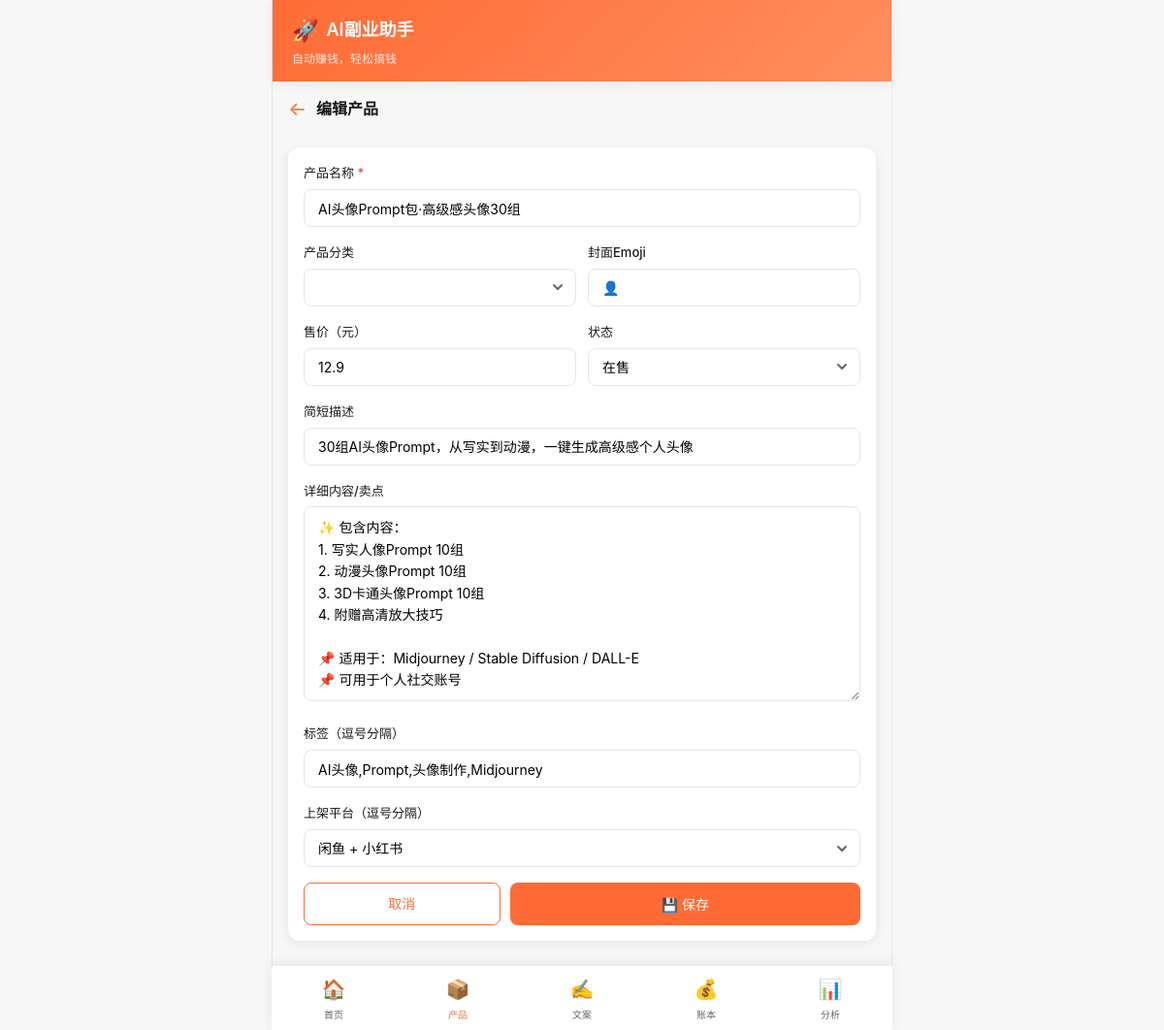
The app's page /product/2/edit with its own data.
### tables this page shows
CREATE TABLE products (
        id INTEGER PRIMARY KEY AUTOINCREMENT,
        name TEXT NOT NULL,
        category TEXT,
        price REAL DEFAULT 9.9,
        description TEXT,
        content TEXT,
        cover_emoji TEXT DEFAULT '📦',
        tags TEXT,
        platforms TEXT,
        status TEXT DEFAULT 'draft',
        sales_count INTEGER DEFAULT 0,
        revenue REAL DEFAULT 0,
        created_at TEXT DEFAULT CURRENT_TIMESTAMP,
        updated_at TEXT DEFAULT CURRENT_TIMESTAMP
    );

### app.py (the view, shortened to what this page needs)
@app.route('/product/<int:pid>/edit', methods=['GET', 'POST'])
def product_edit(pid):
    product = db.get_product(pid)
    if not product:
        abort(404)
    return render_template('product_form.html', product=product,
                         product_categories=pe.PRODUCT_CATEGORIES,
                         prompt_styles=pe.PROMPT_STYLE_OPTIONS,
                         current_page='products')

### modules/database.py (called while the page is built)
def get_conn():
    os.makedirs(os.path.dirname(DB_PATH), exist_ok=True)
    conn = sqlite3.connect(DB_PATH)
    conn.row_factory = sqlite3.Row
    conn.execute("PRAGMA journal_mode=WAL")
    return conn

def get_product(pid):
    conn = get_conn()
    row = conn.execute("SELECT * FROM products WHERE id=?", (pid,)).fetchone()
    conn.close()
    return dict(row) if row else None

### templates/product_form.html (shortened to what this page needs)
{% extends "base.html" %}
{% block content %}
<div style="padding: 12px 16px; display: flex; align-items: center; gap: 10px;">
    <a href="{{ url_for('products_list') }}" style="font-size: 20px;">←</a>
    <h2 style="font-size: 16px;">{% if product %}编辑产品{% else %}新建产品{% endif %}</h2>
</div>
<div class="card">
    <form method="POST">
        <div class="form-group">
            <label class="form-label">产品名称 <span class="required">*</span></label>
            <input type="text" name="name" class="form-control" value="{{ product.name if product else '' }}" required placeholder="如：AI绘画Prompt包·治愈系 50组">
        </div>
        <div class="form-row">
            <div class="form-group">
                <label class="form-label">产品分类</label>
                <select name="category" class="form-control">
                </select>
            </div>
            <div class="form-group">
                <label class="form-label">封面Emoji</label>
                <input type="text" name="cover_emoji" class="form-control" value="{{ product.cover_emoji if product else '📦' }}" maxlength="4">
            </div>
        </div>
        <div class="form-row">
            <div class="form-group">
                <label class="form-label">售价（元）</label>
                <input type="number" name="price" class="form-control" step="0.1" value="{{ product.price if product else '9.9' }}">
            </div>
            <div class="form-group">
                <label class="form-label">状态</label>
                <select name="status" class="form-control">
                    <option value="active" {% if product and product.status == 'active' %}selected{% endif %}>在售</option>
                </select>
            </div>
        </div>
        <div class="form-group">
            <label class="form-label">简短描述</label>
            <input type="text" name="description" class="form-control" value="{{ product.description if product else '' }}" placeholder="一句话描述你的产品">
        </div>
        <div class="form-group">
            <label class="form-label">详细内容/卖点</label>
            <textarea name="content" class="form-control" rows="8" placeholder="写清楚产品包含什么、适合谁、怎么用...">{{ product.content if product else '' }}</textarea>
        </div>
        <div class="form-group">
            <label class="form-label">标签（逗号分隔）</label>
            <input type="text" name="tags" class="form-control" value="{{ product.tags if product else '' }}" placeholder="AI绘画,Prompt,Midjourney">
        </div>
        <div class="form-group">
            <label class="form-label">上架平台（逗号分隔）</label>
            <select name="platforms" class="form-control">
                <option value="闲鱼,小红书" {% if product and product.platforms == '闲鱼,小红书' %}selected{% endif %}>闲鱼 + 小红书</option>
            </select>
        </div>
        <div class="btn-group">
            <a href="{{ url_for('products_list') }}" class="btn btn-outline btn-block" style="flex: 1;">取消</a>
            <button type="submit" class="btn btn-primary btn-block" style="flex: 2;">💾 保存</button>
        </div>
    </form>
</div>
{% endblock %}

### static/css/style.css (style rules this page uses)
* { box-sizing: border-box; margin: 0; padding: 0; -webkit-tap-highlight-color: transparent; }
:root { --primary: #FF6B35; --primary-dark: #E55A2B; --secondary: #2EC4B6; --accent: #FFD93D; --bg: #F7F7F7; --card: #FFFFFF; --text: #1A1A1A; --text-secondary: #666666; --text-light: #999999; --success: #22C55E; --danger: #EF4444; --warning: #F59E0B; --border: #E5E5E5; --shadow: 0 2px 12px rgba(0,0,0,0.08); --shadow-lg: 0 8px 30px rgba(0,0,0,0.12); --radius: 12px; --radius-sm: 8px; }
html, body { font-family: -apple-system, BlinkMacSystemFont, 'PingFang SC', 'Hiragino Sans GB', 'Microsoft YaHei', 'Segoe UI', Roboto, sans-serif; background: var(--bg); color: var(--text); font-size: 15px; line-height: 1.6; min-height: 100vh; max-width: 100vw; overflow-x: hidden; }
a { color: var(--primary); text-decoration: none; }
button { font-family: inherit; cursor: pointer; border: none; background: none; }
.card { background: var(--card); border-radius: var(--radius); padding: 16px; margin: 12px 16px; box-shadow: var(--shadow); }
.btn { display: inline-flex; align-items: center; justify-content: center; gap: 6px; padding: 10px 20px; border-radius: var(--radius-sm); font-size: 14px; font-weight: 500; transition: all 0.2s; cursor: pointer; text-decoration: none; border: none; }
.btn-primary { background: var(--primary); color: white; }
.btn-outline { background: transparent; color: var(--primary); border: 1px solid var(--primary); }
.btn-block { width: 100%; }
.btn-group { display: flex; gap: 10px; margin-top: 16px; }
.form-group { margin-bottom: 16px; }
.form-label { display: block; font-size: 13px; font-weight: 500; color: var(--text); margin-bottom: 6px; }
.form-label .required { color: var(--danger); }
.form-control { width: 100%; padding: 10px 14px; border: 1px solid var(--border); border-radius: var(--radius-sm); font-size: 14px; font-family: inherit; background: white; transition: border-color 0.2s; }
textarea.form-control { min-height: 120px; resize: vertical; line-height: 1.6; }
select.form-control { appearance: none; background-repeat: no-repeat; background-position: right 12px center; padding-right: 36px; }
.form-row { display: grid; grid-template-columns: 1fr 1fr; gap: 12px; }

### records on screen
products: name "AI头像Prompt包·高级感头像30组", cover_emoji "👤", price "12.9", status "在售", description "30组AI头像Prompt，从写实到动漫，一键生成高级感个人头像", content "✨ 包含内容： 1. 写实人像Prompt 10组 2. 动漫头像Prompt 10组 3. 3D卡通头像Prompt 10组 4. 附赠高清放大技巧 📌 适用于：Midjourney / Stable Diffusion / DALL-E 📌 可用于个人社交账号", tags "AI头像,Prompt,头像制作,Midjourney", platforms "闲鱼 + 小红书"
